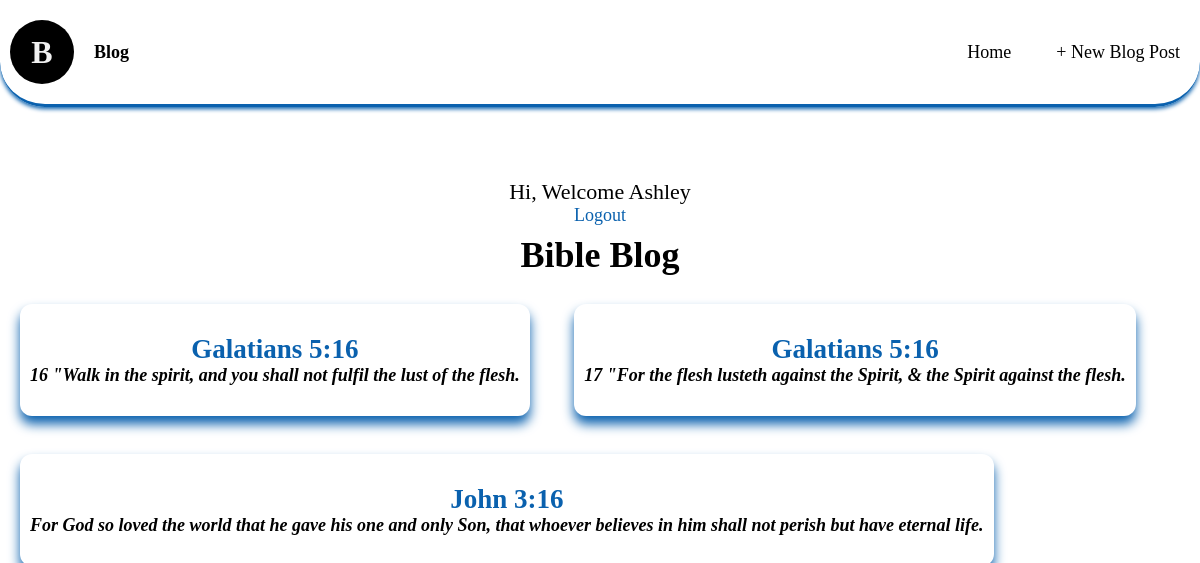
The app's page / (signed in) with its own data.
### bible_blog/models.py (models this page shows, shortened)
class Post(models.Model):
  title = models.CharField(max_length=200)
  author = models.ForeignKey('auth.User', on_delete=models.CASCADE)
  body = models.TextField()

### bible_blog/views.py (the view)
# urls.py: path('', BlogListView.as_view(), name="home"),
class BlogListView(ListView):
  model = Post
  template_name = 'pages/home.html'
  context_object_name = 'all_posts_list'

### templates/pages/home.html (shortened to what this page needs)
{% extends "pages/base.html" %}
      {% block content %}
      {% if user.is_authenticated %}
      <h1>Bible Blog</h1>
      {% for post in all_posts_list %}
      <div class="post-entry">
        <div class="post-entry-card">
          <h2><a href="{% url 'post_detail' post.pk %}">{{ post.title }}</a></h2>
          <h4><p>{{ post.body }}</p></h4>
        </div>
      </div>
      {% endfor %}
      {% endif %}
      {% endblock content %}

### templates/pages/base.html (shortened to what this page needs)
{% load static %}
<!DOCTYPE html>
<html>
  <head>
    <link rel="stylesheet" href="{% static 'css/Base.css' %}">
  </head>
  <body>
    <header>
      <a href="" class="logo-holder">
        <div class="logo">B</div>
        <div class="logo-text">Blog</div>
      </a>
      <nav>
        <ul id="menu">
          <li><a href="{% url 'home' %}">Home</a></li>
          <li><a href="{% url 'post_new' %}">+ New Blog Post</a></li>
        </ul>
      </nav>
    </header>
    <div class="user-auth">
      {% if user.is_authenticated %}
      <p>Hi, Welcome {{ user.username }}</p>
      <a href="{% url 'login' %}">Logout</a>
      {% else %}
      <p>You are not loggedIn!</p>
      <a href="{% url 'login' %}">Login</a>
      {% endif %}
    </div>
    <div>
      {% block content %}
      {% endblock content %}
    </div>
  </body>
</html>

### static/css/Base.css (style rules this page uses)
*, *::before, *::after { box-sizing: border-box; margin: 0; padding: 0; }
:root { --base: #555; --base-100: #f1f1f1; --base-400: #555; --base-800: #000; --yellow: #ffda4b; --yellow-100: #fffbe6; --yellow-400: #ffda4b; --yellow-800: #8b6f00; --blue: #0a61ae; --blue-100: #e2f8ff; --blue-400: #61dafb; --blue-800: #0a61ae; --red: #f00; --red-400: #be2c2c; --red-800: #ad1818; --white-800: #ffffff; --transparent: transparent; }
body { font-family: Cambria, Cochin, Georgia, Times, 'Times New Roman', serif; font-optical-sizing: auto; font-style: normal; font-size: 18px; }
h1 { text-align: center; padding-top: 5.2em; }

### records on screen
Post: title "Galatians 5:16", body "16 \"Walk in the spirit, and you shall not fulfil the lust of the flesh."
Post: title "Galatians 5:16", body "17 \"For the flesh lusteth against the Spirit, & the Spirit against the flesh."
Post: title "John 3:16", body "For God so loved the world that he gave his one and only Son, that whoever believes in him shall not perish but have eternal life."

### other values on screen
{{ user.username }} "Ashley"
